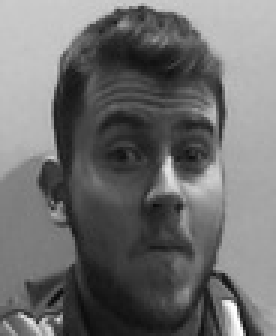
#> input picture att_faces/grabina/1.pgm, 92 x 112 px (shown 3 times larger); its folder holds only this picture in this run
$ python faceskernelpca.py
#> lines starting #> are read from the running program, lines starting #| are printed output that depends on the picture
# -*- coding: utf-8 -*-
"""
Created on Sun Jul  2 16:32:14 2017

@author: pfierens
"""
from os import listdir
from os.path import join, isdir
import numpy as np
import matplotlib.pyplot as plt
from sklearn import svm
from methods import *

mypath      = '../att_faces/'
onlydirs    = [f for f in listdir(mypath) if isdir(join(mypath, f))]

#image size
horsize     = 92
versize     = 112
areasize    = horsize*versize

#number of figures
personno    = 40
trnperper   = 9
tstperper   = 1
trnno       = personno*trnperper
tstno       = personno*tstperper

#TRAINING SET
images = np.zeros([trnno,areasize])
person = np.zeros([trnno,1])
imno = 0
per  = 0
for dire in onlydirs:
    for k in range(1,trnperper+1):
        a = plt.imread(mypath + dire + '/{}'.format(k) + '.pgm')
#> a is the input picture: shape (112, 92); min 11, max 254, mean 109.9
        images[imno,:] = (np.reshape(a,[1,areasize])-127.5)/127.5
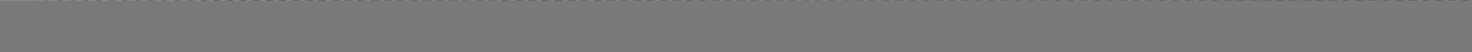
#> images: shape (360, 10304) float64 (shown at 1/7 size); min -0.914, max 0.992, mean -0.000384; drawn with min black and max white
#> (the run stopped early here; a loop or call above may not have finished)
